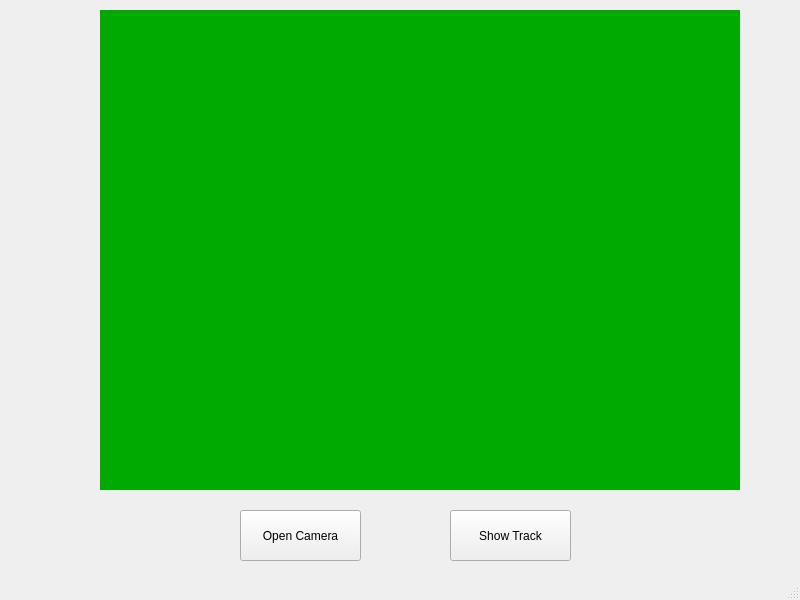
<?xml version="1.0" encoding="UTF-8"?>
<ui version="4.0">
 <class>MainWindow</class>
 <widget class="QMainWindow" name="MainWindow">
  <property name="geometry">
   <rect>
    <x>0</x>
    <y>0</y>
    <width>800</width>
    <height>600</height>
   </rect>
  </property>
  <property name="windowTitle">
   <string>MainWindow</string>
  </property>
  <widget class="QWidget" name="centralwidget">
   <widget class="QPushButton" name="camera_button">
    <property name="geometry">
     <rect>
      <x>240</x>
      <y>510</y>
      <width>121</width>
      <height>51</height>
     </rect>
    </property>
    <property name="text">
     <string>Open Camera</string>
    </property>
   </widget>
   <widget class="QLabel" name="camera_label">
    <property name="geometry">
     <rect>
      <x>100</x>
      <y>10</y>
      <width>640</width>
      <height>480</height>
     </rect>
    </property>
    <property name="styleSheet">
     <string notr="true">background-color: rgb(255, 170, 127);</string>
    </property>
    <property name="text">
     <string/>
    </property>
   </widget>
   <widget class="QPushButton" name="show_track_button">
    <property name="geometry">
     <rect>
      <x>450</x>
      <y>510</y>
      <width>121</width>
      <height>51</height>
     </rect>
    </property>
    <property name="text">
     <string>Show Track</string>
    </property>
   </widget>
   <widget class="QLabel" name="track_label">
    <property name="geometry">
     <rect>
      <x>100</x>
      <y>10</y>
      <width>640</width>
      <height>480</height>
     </rect>
    </property>
    <property name="styleSheet">
     <string notr="true">background-color: rgb(0, 170, 0);</string>
    </property>
    <property name="text">
     <string/>
    </property>
   </widget>
  </widget>
  <widget class="QMenuBar" name="menubar">
   <property name="geometry">
    <rect>
     <x>0</x>
     <y>0</y>
     <width>800</width>
     <height>26</height>
    </rect>
   </property>
  </widget>
  <widget class="QStatusBar" name="statusbar"/>
 </widget>
 <resources/>
 <connections/>
</ui>
